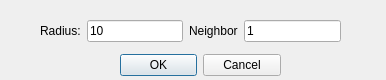
<?xml version="1.0" encoding="UTF-8"?>
<ui version="4.0">
 <class>Dialog</class>
 <widget class="QDialog" name="Dialog">
  <property name="geometry">
   <rect>
    <x>0</x>
    <y>0</y>
    <width>386</width>
    <height>80</height>
   </rect>
  </property>
  <property name="sizePolicy">
   <sizepolicy hsizetype="Fixed" vsizetype="Fixed">
    <horstretch>0</horstretch>
    <verstretch>0</verstretch>
   </sizepolicy>
  </property>
  <property name="windowTitle">
   <string>RadiusFilter</string>
  </property>
  <property name="whatsThis">
   <string>&lt;html&gt;&lt;head/&gt;&lt;body&gt;&lt;p&gt;Input the &lt;span style=&quot; font-weight:600;&quot;&gt;Radius&lt;/span&gt; and num of minmum  &lt;span style=&quot; font-weight:600;&quot;&gt;Neighbors&lt;/span&gt; to filter out points.&lt;/p&gt;&lt;/body&gt;&lt;/html&gt;</string>
  </property>
  <property name="accessibleDescription">
   <string extracomment="Input Radius and num of minmum  Neighbors"/>
  </property>
  <widget class="QDialogButtonBox" name="buttonBox">
   <property name="geometry">
    <rect>
     <x>120</x>
     <y>50</y>
     <width>161</width>
     <height>31</height>
    </rect>
   </property>
   <property name="orientation">
    <enum>Qt::Horizontal</enum>
   </property>
   <property name="standardButtons">
    <set>QDialogButtonBox::Cancel|QDialogButtonBox::Ok</set>
   </property>
  </widget>
  <widget class="QWidget" name="layoutWidget">
   <property name="geometry">
    <rect>
     <x>40</x>
     <y>20</y>
     <width>301</width>
     <height>22</height>
    </rect>
   </property>
   <layout class="QHBoxLayout" name="horizontalLayout">
    <item>
     <widget class="QLabel" name="label">
      <property name="text">
       <string>Radius:</string>
      </property>
     </widget>
    </item>
    <item>
     <widget class="QLineEdit" name="radius">
      <property name="text">
       <string>10</string>
      </property>
     </widget>
    </item>
    <item>
     <widget class="QLabel" name="label_2">
      <property name="text">
       <string>Neighbor</string>
      </property>
     </widget>
    </item>
    <item>
     <widget class="QLineEdit" name="neighbor">
      <property name="text">
       <string>1</string>
      </property>
     </widget>
    </item>
   </layout>
  </widget>
 </widget>
 <resources/>
 <connections>
  <connection>
   <sender>buttonBox</sender>
   <signal>accepted()</signal>
   <receiver>Dialog</receiver>
   <slot>accept()</slot>
   <hints>
    <hint type="sourcelabel">
     <x>248</x>
     <y>254</y>
    </hint>
    <hint type="destinationlabel">
     <x>157</x>
     <y>274</y>
    </hint>
   </hints>
  </connection>
  <connection>
   <sender>buttonBox</sender>
   <signal>rejected()</signal>
   <receiver>Dialog</receiver>
   <slot>reject()</slot>
   <hints>
    <hint type="sourcelabel">
     <x>316</x>
     <y>260</y>
    </hint>
    <hint type="destinationlabel">
     <x>286</x>
     <y>274</y>
    </hint>
   </hints>
  </connection>
 </connections>
</ui>
